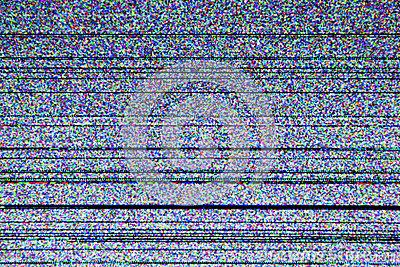
#> input picture a1.jpg, 400 x 267 px
$ python 'opencv笔记005_1：图像去噪声_模糊详细版.py'
#> lines starting #> are read from the running program, lines starting #| are printed output that depends on the picture
import cv2
import numpy as np
from matplotlib import pyplot as plt


p=5
img = cv2.imread('a1.jpg')
#> img is the input picture: shape (267, 400, 3); mean B, G, R 151.6, 128.9, 118.1


'''
2D  卷积
与以为信号一样，我们也可以对 2D 图像实施低通滤波（LPF），高通滤波（HPF）等。LPF 帮助我们去除噪音，模糊图像。
HPF 帮助我们找到图像的边缘。OpenCV 提供的函数 cv.filter2D() 可以让我们对一幅图像进行卷积操作。
下面我们将对一幅图像使用平均滤波器。下面是一个 5x5 的平均滤波器核：
操作如下：将核放在图像的一个像素 A 上，求与核对应的图像上 25（5x5）个像素的和，在取平均数
，用这个平均数替代像素 A 的值。重复以上操作直到将图像的每一个像素值都更新一边。代码如下，运行一下吧。
'''

kernel = np.ones((p,p),np.float32)/p/p
dst = cv2.filter2D(img,-1,kernel)
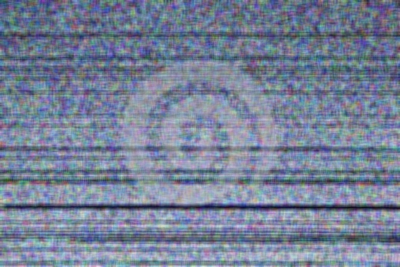
#> dst: shape (267, 400, 3); mean B, G, R 151.6, 128.9, 118.1


'''
高斯模糊
现在把卷积核换成高斯核（简单来说，方框不变，将原来每个方框的值是相等的，现在里面的值是符合高斯分布的，
方框中心的值最大，其余方框根据距离中心元素的距离递减，构成一个高斯小山包。
原来的求平均数现在变成求加权平均数，全就是方框里的值）。实现的函数是 cv2.GaussianBlur()。
我们需要指定高斯核的宽和高（必须是奇数）。以及高斯函数沿 X，Y 方向的标准差。
如果我们只指定了 X 方向的的标准差，Y 方向也会取相同值。如果两个标准差都是 0，那么函数会根据核函数的大小自己计算。
高斯滤波可以有效的从图像中去除高斯噪音。
'''

dst1=cv2.GaussianBlur(img,(p,p),0)
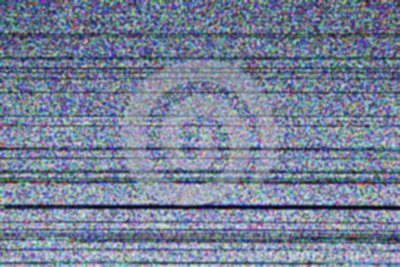
#> dst1: shape (267, 400, 3); mean B, G, R 151.7, 128.9, 118.2


'''
中值模糊
顾名思义就是用与卷积框对应像素的中值来替代中心像素的值。这个滤波器经常用来去除椒盐噪声。
前面的滤波器都是用计算得到的一个新值来取代中心像素的值，而中值滤波是用中心像素周围（也可以使他本身）的值来取代他。
他能有效的去除噪声。卷积核的大小也应该是一个奇数。
'''

dst2=cv2.medianBlur(img,p)
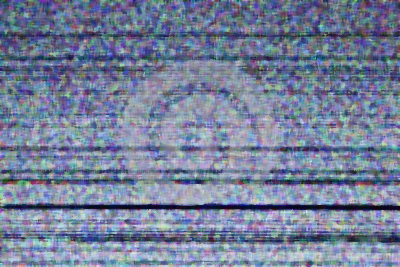
#> dst2: shape (267, 400, 3); mean B, G, R 153.9, 127.9, 116.8


'''
平均
这是由一个归一化卷积框完成的。他只是用卷积框覆盖区域所有像素的平均值来代替中心元素。
可以使用函数 cv2.blur() 和 cv2.boxFilter() 来完这个任务。可以同看查看文档了解更多卷积框的细节。
我们需要设定卷积框的宽和高。下面是一个 3x3 的归一化卷积框：
'''

dst3 = cv2.blur(img,(p,p))


'''
双边滤波
函数 cv2.bilateralFilter() 能在保持边界清晰的情况下有效的去除噪音。但是这种操作与其他滤波器相比会比较慢。
我们已经知道高斯滤波器是求中心点邻近区域像素的高斯加权平均值。这种高斯滤波器只考虑像素之间的空间关系，
而不会考虑像素值之间的关系（像素的相似度）。所以这种方法不会考虑一个像素是否位于边界。
因此边界也会别模糊掉，而这正不是我们想要。双边滤波在同时使用空间高斯权重和灰度值相似性高斯权重。
空间高斯函数确保只有邻近区域的像素对中心点有影响，
灰度值相似性高斯函数确保只有与中心像素灰度值相近的才会被用来做模糊运算。
所以这种方法会确保边界不会被模糊掉，因为边界处的灰度值变化比较大。
'''
#9 邻域直径，两个 75 分别是空间高斯函数标准差，灰度值相似性高斯函数标准差
blur1 = cv2.bilateralFilter(img,9,75,75)
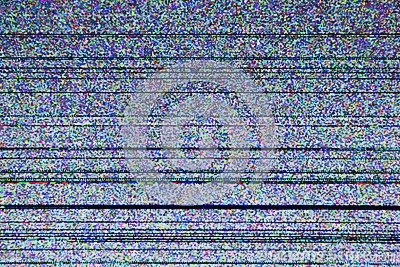
#> blur1: shape (267, 400, 3); mean B, G, R 151.9, 128.9, 117.9


plt.subplot(231),plt.imshow(img),plt.title('Original')
plt.xticks([]), plt.yticks([])
plt.subplot(232),plt.imshow(dst),plt.title('2D  juanji')
plt.xticks([]), plt.yticks([])
plt.subplot(233),plt.imshow(dst1),plt.title('gaosi')
plt.xticks([]), plt.yticks([])
plt.subplot(234),plt.imshow(dst2),plt.title('zhongzhi lvbo')
plt.xticks([]), plt.yticks([])
plt.subplot(235),plt.imshow(dst3),plt.title('blur')
plt.xticks([]), plt.yticks([])
plt.subplot(236),plt.imshow(blur1),plt.title('shuangbian lvbo')
plt.xticks([]), plt.yticks([])
plt.show()
#> figure, not shown here; B, G, R data is drawn as R, G, B
